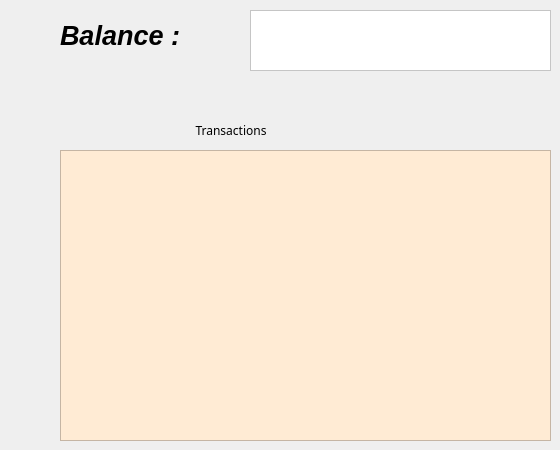
      <widget class="QWidget" name="page_7">
       <widget class="QLabel" name="label_13">
        <property name="geometry">
         <rect>
          <x>60</x>
          <y>10</y>
          <width>181</width>
          <height>51</height>
         </rect>
        </property>
        <property name="font">
         <font>
          <pointsize>20</pointsize>
          <italic>true</italic>
          <bold>true</bold>
         </font>
        </property>
        <property name="text">
         <string>Balance :</string>
        </property>
       </widget>
       <widget class="QTextBrowser" name="textBrowser">
        <property name="geometry">
         <rect>
          <x>250</x>
          <y>10</y>
          <width>301</width>
          <height>61</height>
         </rect>
        </property>
        <property name="font">
         <font>
          <pointsize>20</pointsize>
         </font>
        </property>
        <property name="styleSheet">
         <string notr="true">background-color: rgb(255, 255, 255);</string>
        </property>
       </widget>
       <widget class="QLabel" name="label_12">
        <property name="geometry">
         <rect>
          <x>180</x>
          <y>110</y>
          <width>341</width>
          <height>41</height>
         </rect>
        </property>
        <property name="font">
         <font>
          <family>8514oem</family>
          <pointsize>9</pointsize>
          <italic>false</italic>
          <bold>false</bold>
         </font>
        </property>
        <property name="text">
         <string>     Transactions</string>
        </property>
       </widget>
       <widget class="QListView" name="listViewActivities_2">
        <property name="geometry">
         <rect>
          <x>60</x>
          <y>150</y>
          <width>491</width>
          <height>291</height>
         </rect>
        </property>
        <property name="styleSheet">
         <string notr="true">background-color: rgb(255, 235, 212);</string>
        </property>
       </widget>
      </widget>
